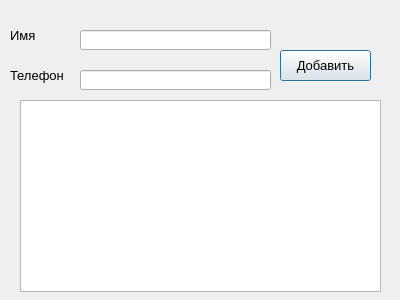
<?xml version="1.0" encoding="UTF-8"?>
<ui version="4.0">
 <class>Dialog</class>
 <widget class="QDialog" name="Dialog">
  <property name="geometry">
   <rect>
    <x>0</x>
    <y>0</y>
    <width>400</width>
    <height>300</height>
   </rect>
  </property>
  <property name="windowTitle">
   <string>Dialog</string>
  </property>
  <widget class="QLabel" name="label">
   <property name="geometry">
    <rect>
     <x>10</x>
     <y>20</y>
     <width>81</width>
     <height>31</height>
    </rect>
   </property>
   <property name="font">
    <font>
     <pointsize>10</pointsize>
    </font>
   </property>
   <property name="text">
    <string>Имя</string>
   </property>
  </widget>
  <widget class="QLabel" name="label_2">
   <property name="geometry">
    <rect>
     <x>10</x>
     <y>60</y>
     <width>81</width>
     <height>31</height>
    </rect>
   </property>
   <property name="font">
    <font>
     <pointsize>10</pointsize>
    </font>
   </property>
   <property name="text">
    <string>Телефон</string>
   </property>
  </widget>
  <widget class="QLineEdit" name="lineEdit">
   <property name="geometry">
    <rect>
     <x>80</x>
     <y>30</y>
     <width>191</width>
     <height>20</height>
    </rect>
   </property>
  </widget>
  <widget class="QLineEdit" name="lineEdit_2">
   <property name="geometry">
    <rect>
     <x>80</x>
     <y>70</y>
     <width>191</width>
     <height>20</height>
    </rect>
   </property>
  </widget>
  <widget class="QPushButton" name="pushButton">
   <property name="geometry">
    <rect>
     <x>280</x>
     <y>50</y>
     <width>91</width>
     <height>31</height>
    </rect>
   </property>
   <property name="font">
    <font>
     <pointsize>10</pointsize>
    </font>
   </property>
   <property name="text">
    <string>Добавить</string>
   </property>
  </widget>
  <widget class="QTextBrowser" name="textBrowser">
   <property name="geometry">
    <rect>
     <x>20</x>
     <y>100</y>
     <width>361</width>
     <height>192</height>
    </rect>
   </property>
  </widget>
 </widget>
 <resources/>
 <connections/>
</ui>
